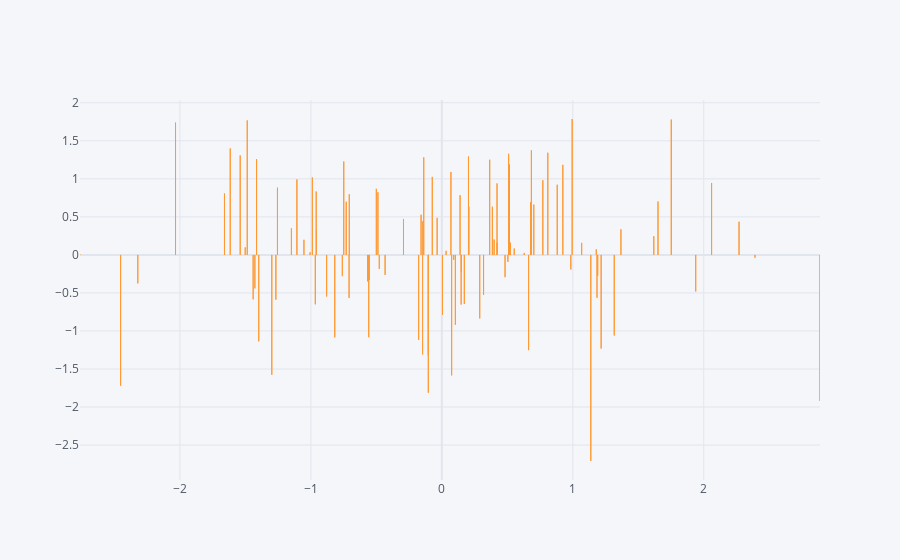

The cell this chart's notebook holds for it:
### Code cell
df.iplot(kind='bar',x='A',y='B')
